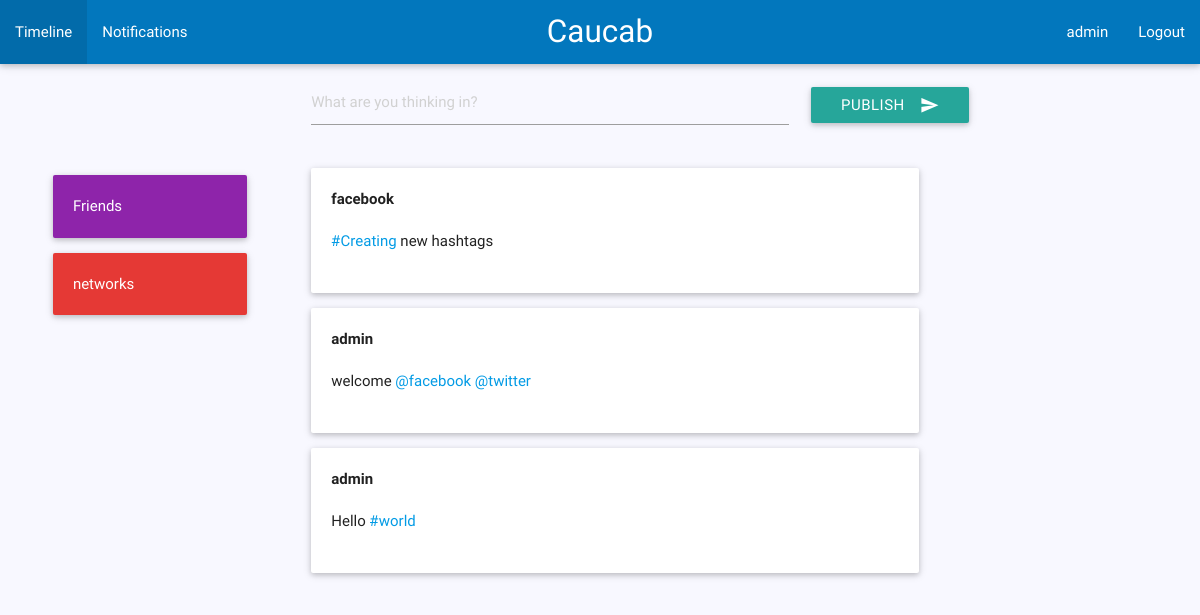
The app's page / (signed in) with its own data.
### social/models.py (models this page shows, shortened)
class Profile(models.Model):
    user = models.OneToOneField(User, related_name = "author")
    following = models.ManyToManyField("self", related_name = "following", blank= True)
    followers = models.ManyToManyField("self", related_name = "followers", blank= True)
    def __str__(self):
        return self.user.username

class Circle(models.Model):
    colors = (
        ("red darken-1","red"),#red
        ("purple darken-1","purple"),#purple
        ("white","white"),
        ("blue darken-1","blue")#blue
    )
    identificator = models.CharField(max_length=100, unique = True)
    name = models.CharField(max_length=50)
    owner = models.ForeignKey(Profile, related_name = "owner")
    members = models.ManyToManyField(Profile, blank = True)
    color = models.CharField(choices = colors, max_length= 30)
    def __str__(self):
        return str(self.name)

class Message(models.Model):
    def user_directory_path(instance, filename):
        return 'user_{0}/{1}'.format(instance.author.user.username, filename)
    message = models.CharField(blank=False, max_length=180)
    author = models.ForeignKey(Profile, related_name = "author")
    mentions = models.ManyToManyField(Profile, related_name = "mentions", blank = True)
    hashtag = models.ManyToManyField(Hashtag, blank = True)
    likes = models.IntegerField(blank=True, null=True)
    favorites = models.IntegerField(blank=True, null=True)
    image1 = models.ImageField(upload_to=user_directory_path, blank= True)
    created = models.DateTimeField(auto_now_add=True)
    updated = models.DateTimeField(auto_now=True)

### social/views.py (the view)
# urls.py: 2. Add a URL to urlpatterns:  url(r'^$', views.home, name='home')
@login_required
def home(request):
    profile = get_user(request.user)
    messages_following = Message.objects.filter(author__in=[member for member in profile.following.all()])
    messages_own = Message.objects.filter(author = profile)
    messages = sorted(chain(messages_following, messages_own),key=attrgetter('created'), reverse = True)
    response = {}
    response["messages"] = messages
    response["profile"] = profile
    return render(request, "user/index.html", response)

### social/processor.py (called while the page is built)
def circles(request):
    if not request.user.is_anonymous():
        profile = Profile.objects.get(user = request.user)
        circles = Circle.objects.all().filter(owner = profile)
        return {'circles': circles}
    else:
        return {}

### social/templatetags/messages_links.py (called while the page is built)
@register.filter()
def generate_links(value):
    hashtags = [word for word in value.split(" ") if len(word) and word[0] == "#"]
    mentions = [mention for mention in value.split(" ") if len(mention) and mention[0] == "@"]
    value = escape(value)
    for i in hashtags:
        value = value.replace(i, "<a href='/t/" + str(i[1:]) + "'>" + str(i) + "</a>")
    for i in mentions:
        value = value.replace(i, "<a href='/u/" + str(i[1:]) + "'>" + str(i) + "</a>")
    return value

### social/views.py (called while the page is built)
def get_user(u):
    return Profile.objects.get(user = u)

### social/templates/user/index.html
{% extends "base.html" %}
{% block main %}
  {% include "timeline_template.html" %}
{% endblock main %}

### social/templates/base.html (shortened to what this page needs)
{% load staticfiles %}<!DOCTYPE html>
<html>
  <head>
    <link type="text/css" rel="stylesheet" href="{% static 'css/materialize.min.css' %}"  media="screen,projection"/>
    <link type="text/css" rel="stylesheet" href="{% static 'css/main.css' %}"  media="screen,projection"/>
  </head>
  <body>
    <nav class="light-blue darken-3">
      <div class="nav-wrapper">
        <a href="#" class="brand-logo center">Caucab</a>
        {% if request.user.is_authenticated %}
        <ul id="nav-mobile" class="left hide-on-med-and-down">
          <li><a href="{% url 'home'%}">Timeline</a></li>
          <li><a href="/notifications">Notifications</a></li>
        </ul>
        <ul id = "nav-mobile" class = "right hide-on-med-and-down">
          <li><a href="/u/{{profile.user}}">{{profile.user}}</a></li>
          <li><a href="/logout">Logout</a></li>
        </ul>
        {% endif %}
      </div>
    </nav>
    {% if request.user.is_authenticated %}
    <form class="" action="{% url 'publish' %}" method="post">
      <div class="row" id = "form">
        <div class="col s7 offset-s1 m5 offset-m3">
          <input type="text" name="text" value="" placeholder="What are you thinking in?" maxlength="180">
        </div>
        <div class="col s2 m2">
          <button class="btn waves-effect waves-light"  id = "publish" type="submit" name="button">Publish
            <i class="material-icons right">send</i>
          </button>
        </div>
      </div>
    </form>
    {% endif %}
    {% block main %}
    {% endblock main %}
  </body>
</html>

### social/templates/timeline_template.html
{% load messages_links %}<div class="row">
  <div class="col m3">
    <div class="container">
      <ul>
        {% for circle in circles %}
          <a href="/circle/{{circle.identificator}}"><li class = "card-panel {{circle.color}}" {% if circle.color != "white" %} style = "color: white;" {% endif %}>{{circle}}</li></a>
        {% endfor %}
      </ul>
    </div>
  </div>
  <div class="container">
    <div class="col s12 m9">
      {% for message in messages %}
        <div class="card-panel">
          <div class="row">
            <div class="col s3">
              <b>{{message.author}}</b>
            </div>
          </div>
          <div class="row">
            <div class="col s12">
              {{message.message|generate_links|safe}}
            </div>
          </div>
        </div>
        {% endfor %}
      </div>
    </div>
  </div>

### social/static/css/main.css (style rules this page uses)
body { background-color: #F8F8FF; }
#form { margin-top: 1em; }
#publish { margin-top: 0.5em; }

### records on screen
Profile: user "admin"
Circle: name "Friends"
Circle: name "networks"
Message: author "facebook", message|generate_links "#Creating new hashtags"
Message: author "admin", message|generate_links "welcome @facebook @twitter"
Message: author "admin", message|generate_links "Hello #world"
